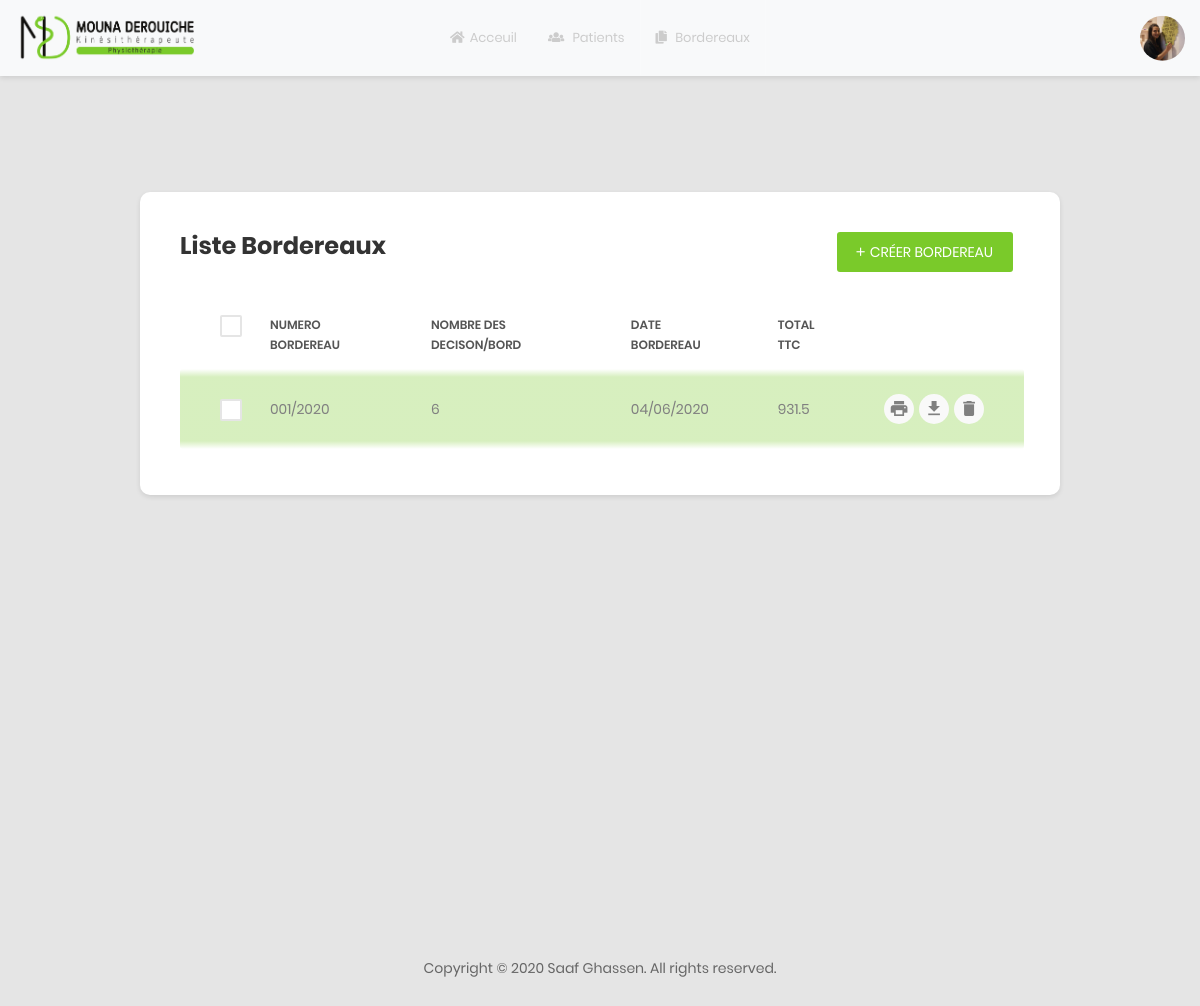
Page /bord.php (signed in) on the committed database.
### tables this page shows
CREATE TABLE IF NOT EXISTS `kine` (
  `code` varchar(20) NOT NULL,
  `cin` int(11) NOT NULL,
  `email` varchar(50) NOT NULL,
  `nom` varchar(20) NOT NULL,
  `prenom` varchar(20) NOT NULL,
  `uname` varchar(20) NOT NULL,
  `pwd` varchar(50) NOT NULL,
  `profeesion` varchar(20) NOT NULL DEFAULT 'Kinesitherapeute',
  `centre_ref` varchar(20) NOT NULL DEFAULT 'Hammamet',
  `mobile` int(11) NOT NULL,
  `adresse` varchar(100) NOT NULL,
  `code_prest` varchar(255) NOT NULL,
  `mat_fisc` varchar(255) NOT NULL,
  `banque` varchar(255) NOT NULL,
  `RIB` varchar(255) NOT NULL,
  PRIMARY KEY (`code`),
  UNIQUE KEY `cin` (`cin`)
);

CREATE TABLE IF NOT EXISTS `bordereau` (
  `id` int(11) NOT NULL AUTO_INCREMENT,
  `annee` int(11) NOT NULL,
  `n_bord` varchar(100) NOT NULL,
  `datee` varchar(100) NOT NULL,
  `total_ttc` float NOT NULL,
  `ttc_lettre` varchar(255) NOT NULL,
  PRIMARY KEY (`id`,`annee`)
);

### inc/fonctions.php (called while the page is built, shortened)
<?php
class fonctions
{
    public function getBord($nbor=null)
    {
        $sql="select * from cabinet.bordereau";
        $db = config::getConnexion();
        try
        {
            return $db->query($sql);
        }
        catch (Exception $e)
        {
            die('Erreur: '.$e->getMessage());
        }
    }
    public function getjrf()
    {
        $sql="select * from jour_non_aut ";
        $db = config::getConnexion();
        try
        {
            $u=$db->query($sql);
            return $u;
        }
        catch (Exception $e)
        {
            die('Erreur: '.$e->getMessage());
        }
    }
}

### bord.php (the view, shortened to what this page needs)
<?php include 'inc/header.php';
;?>
<div class="main-content" >
    <div class=" section__content--p30">
        <div class="container-fluid">
            <div class="row">
                <div class="col-10 offset-1">
                    <div class="au-card">
                        <div class="table-data__tool">
                            <div class="table-data__tool-left">
                                <h3>Liste Bordereaux</h3>
                            </div>
                            <div class="table-data__tool-right">
                                <button type="button" class="au-btn au-btn-icon au-btn--green au-btn--small" data-toggle="modal" data-target="#addPat" >
                                    <i class="zmdi zmdi-plus"></i>Créer Bordereau</button>
                            </div>
                        </div>
                        <div class="table-responsive table-responsive-data2">
                            <table id="example" class="table table-data2">
                                <thead>
                                <tr>
                                    <th>
                                        <label class="au-checkbox">
                                            <span class="au-checkmark"></span>
                                        </label>
                                    </th>
                                    <th>Numero Bordereau</th>
                                    <th>Nombre des decison/Bord</th>
                                    <th>Date Bordereau</th>
                                    <th>Total TTC</th>
                                    <th></th>
                                </tr>
                                </thead>
                                <tbody>
                                <?php
                                $x=1;
                                $bord=$f->getBord();
                                $ss=0;
                                foreach ($bord as $b)
                                {
                                    $nF=$f->nbF($b["n_bord"]);
                                    foreach ($nF as $zlebya)
                                    {
                                        $ss++;
                                    }
                                        echo'
                                        <tr style="background: rgb(255,255,255);background: linear-gradient(180deg, rgba(255,255,255,0.3) 0%, rgba(122,202,42,0.3) 10%, rgba(122,202,42,0.3) 50%, rgba(122,202,42,0.3) 90%, rgba(255,255,255,0.3) 100%);" class="tr-shadow ">
                                            <td>
                                                <label class="au-checkbox">
                                                    <span class="au-checkmark"></span>
                                                </label>
                                            </td>
                                            <td>'.$b["n_bord"].'</td>
                                            <td>'.$ss.'</td>
                                            <td>'.$b["datee"].'</td>
                                            <td>'.$b["total_ttc"].'</td>
                                            <td>
                                                <div class="table-data-feature">
                                                    <button class="item" data-toggle="tooltip" data-placement="top" title="Imprimer Bordereau">
                                                        <a target="_blank" href="printB.php?n_bord='.$b["n_bord"].'"><i class="zmdi zmdi-print"></i></a>
                                                    </button>
                                                    <button class="item" data-toggle="tooltip" data-placement="top" title="Telecharger fichier echange">
                                                        <a target="_blank" href="b/bordereau-'.substr($b["n_bord"],0,3).'-'.substr($b["datee"],6).'.txt" download><i class="zmdi zmdi-download" ></i></a>
                                                    </button>
                                                    <button class="item" data-toggle="modal" data-target="#del'.$x.'" data-placement="top" title="Delete">
                                                        <i class="zmdi zmdi-delete"></i>
                                                    </button>
                                                    <div class="modal fade" id="del'.$x.'" tabindex="-1" role="dialog" aria-labelledby="myModalLabel" aria-hidden="false">
                                                              <input type="text" id="orangeForm-name" name="" class="form-control validate text-center" value="'.$b["n_bord"].'" disabled>
                                                            <input type="hidden" name="num_bor" value="'.$b["n_bord"].'">
                                                    </div>
                                                </div>
                                            </td>
                                        </tr>
                                        ';
                                }
                                ?>
                                </tbody>
                            </table>
                        </div>
                    </div>
                </div>
            </div>
        </div>
    </div>
</div>
<?php include 'inc/footer.php';?>

### inc/header.php (shortened to what this page needs)
<!DOCTYPE html>
<html lang="en">
<?php
include 'inc/fonctions.php';
$f=new fonctions();
$u=$f->getKine($_SESSION['cin']);
$jf=$f->getjrf();
foreach ($u as $t)
{
?>
<head>
    <link href="css/font-face.css" rel="stylesheet" media="all">
    <link href="vendor/font-awesome-4.7/css/font-awesome.min.css" rel="stylesheet" media="all">
    <link href="vendor/font-awesome-5/css/fontawesome-all.min.css" rel="stylesheet" media="all">
    <link href="vendor/mdi-font/css/material-design-iconic-font.min.css" rel="stylesheet" media="all">
    <link href="vendor/bootstrap-4.1/bootstrap.min.css" rel="stylesheet" media="all">
    <link href="vendor/animsition/animsition.min.css" rel="stylesheet" media="all">
    <link rel="stylesheet" href="https://cdnjs.cloudflare.com/ajax/libs/twitter-bootstrap/4.1.3/css/bootstrap.css" media="all">
    <link rel="stylesheet" href="https://cdn.datatables.net/1.10.21/css/dataTables.bootstrap4.min.css" media="all">
    <link href="vendor/bootstrap-progressbar/bootstrap-progressbar-3.3.4.min.css" rel="stylesheet" media="all">
    <link href="vendor/wow/animate.css" rel="stylesheet" media="all">
    <link href="vendor/css-hamburgers/hamburgers.min.css" rel="stylesheet" media="all">
    <link href="vendor/slick/slick.css" rel="stylesheet" media="all">
    <link href="vendor/select2/select2.min.css" rel="stylesheet" media="all">
    <link href="vendor/perfect-scrollbar/perfect-scrollbar.css" rel="stylesheet" media="all">
    <link href='vendor/fullcalendar-3.10.0/fullcalendar.css' rel='stylesheet' media="all" />
    <link href="css/theme.css" rel="stylesheet" media="all">
</head>
<body class="animsition">
<div class="page-wrapper">
    <header class="header-desktop3 d-none bg-light d-lg-block">
        <div class="section__content section__content--p35">
            <div class="header3-wrap">
                <div class="header__logo">
                    <a href="#">
                        <img width="179px" height="52px" src="images/icon/mouna-logo.png" alt="CoolAdmin" />
                    </a>
                </div>
                <div class="header__navbar">
                    <ul class="list-unstyled">
                        <li class="has-sub">
                            <a href="index.php">
                                <i class="fas fa-home"></i>Acceuil
                            </a>
                        </li>
                        <li>
                            <a href="patients.php">
                                <i class="fas fa-users"></i>
                                <span class="bot-line"></span>Patients</a>
                        </li>
                        <li>
                            <a href="bord.php">
                                <i class="fas fa-copy"></i>
                                <span class="bot-line"></span>Bordereaux</a>
                        </li>
                    </ul>
                </div>
                <div class="header__tool">
                    <div class="account-wrap">
                        <div class="account-item account-item--style2 clearfix js-item-menu">
                            <div class="image">
                                <img src="images/icon/avatar-01.jpg" alt="pic" />
                            </div>
                        </div>
                    </div>
                </div>
            </div>
        </div>
    </header>
<?php
}
?>

### rows in the picture
bordereau: n_bord "001/2020", ss "6", datee "04/06/2020", total_ttc "931.5"
